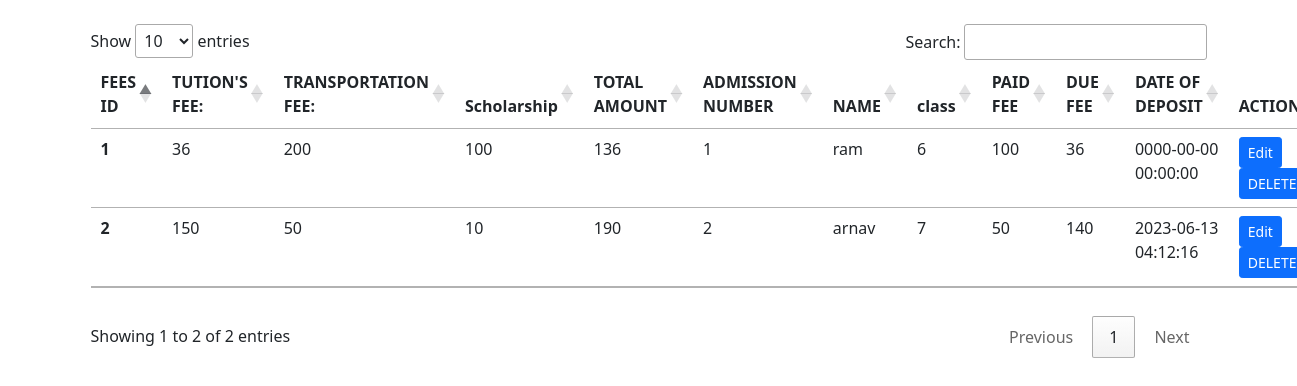
Screenshot of /updatefees.php with the database file from the repository.
### tables this page shows
CREATE TABLE IF NOT EXISTS `fees` (
  `transport_fees` int NOT NULL,
  `tution_fees` int NOT NULL,
  `total` int NOT NULL,
  `date_of_deposit` datetime NOT NULL,
  `paid_fee` int NOT NULL,
  `due_fee` int NOT NULL,
  `adm_no` int NOT NULL,
  `fees_id` int NOT NULL AUTO_INCREMENT,
  PRIMARY KEY (`fees_id`)
);

CREATE TABLE IF NOT EXISTS `scholarship` (
  `adm_no` int NOT NULL,
  `scholarship_amt` int NOT NULL,
  `scholarship_id` int NOT NULL AUTO_INCREMENT,
  `date` datetime NOT NULL,
  PRIMARY KEY (`scholarship_id`)
);

CREATE TABLE IF NOT EXISTS `students1` (
  `name` text NOT NULL,
  `parent_name` text NOT NULL,
  `dob` date NOT NULL,
  `roll_no` int NOT NULL,
  `adm_no` int NOT NULL AUTO_INCREMENT,
  `pincode` int NOT NULL,
  `locality` text NOT NULL,
  `age` int NOT NULL,
  `class` int NOT NULL,
  `phone_number` int NOT NULL,
  `bus_no` int NOT NULL,
  PRIMARY KEY (`adm_no`)
);

### updatefees.php (the view, shortened to what this page needs)
<?php
 include 'db_connect.php';
?>
<!doctype html>
<html lang="en">
  <head>
    <link rel="stylesheet" href="//cdn.datatables.net/1.11.5/css/jquery.dataTables.min.css">
    <link href="https://cdn.jsdelivr.net/npm/bootstrap@5.1.3/dist/css/bootstrap.min.css" rel="stylesheet">
  </head>
  <body>
      <div class="container my-4">
<table class="table my-4" id="myTable" >
  <thead>
    <tr>
      <th scope="col">FEES ID</th>
      <th scope="col">TUTION'S FEE:</th>
      <th scope="col">TRANSPORTATION FEE:</th>
      <th scope="col">Scholarship</th>
      <th scope="col">TOTAL AMOUNT</th>
      <th scope="col">ADMISSION NUMBER</th>
      <th scope="col">NAME</th>
      <th scope="col">class</th>
      <th scope="col">PAID FEE</th>
      <th scope="col">DUE FEE</th>
      <th scope="col">DATE OF DEPOSIT</th>
      <th>ACTIONS</th>
    </tr>
  </thead><tbody>
<?php
$sql1="SELECT *,scholarship_amt,name,class FROM fees,scholarship,students1 where fees.adm_no=scholarship.adm_no and fees.adm_no=students1.adm_no";
$result1=mysqli_query($conn,$sql1);
$rows1= mysqli_num_rows($result1);
  $Sno=0;
  while ($row1 = mysqli_fetch_assoc($result1))
{
  $Sno++;
    if($rows1>0){
     echo "<tr>
        <th >".$Sno."</th>
        <td>".$row1['tution_fees']."</td>
        <td>".$row1['transport_fees']."</td>
        <td>".$row1['scholarship_amt']."</td>
        <td>".$row1['total']-$row1['scholarship_amt']."</td>
        <td>".$row1['adm_no']."</td>
        <td>".$row1['name']."</td>
        <td>".$row1['class']."</td>
        <td>".$row1['paid_fee']."</td>
        <td>".$row1['total']-$row1['scholarship_amt']-$row1['paid_fee']."</td>
        <td>".$row1['date_of_deposit']."</td>
        </td>
        <td>  <button class='edit btn btn-sm btn-primary' id=".$row1['fees_id'].">
        Edit
      </button><button class='delete btn btn-sm btn-primary' id=d".$row1['fees_id'].">
        DELETE
      </button>
</td>
      </tr>";
    }}?></tbody></table>
</div>
  </body>
</html>

### rows the page displays
fees: tution_fees "36", transport_fees "200", scholarship.scholarship_amt "100", $row1['total']-$row1['scholarship_amt'] "136", students1.adm_no "1", students1.name "ram", students1.class "6", paid_fee "100", $row1['total']-$row1['scholarship_amt']-$row1['paid_fee'] "36", date_of_deposit "0000-00-00 00:00:00"
fees: tution_fees "150", transport_fees "50", scholarship.scholarship_amt "10", $row1['total']-$row1['scholarship_amt'] "190", students1.adm_no "2", students1.name "arnav", students1.class "7", paid_fee "50", $row1['total']-$row1['scholarship_amt']-$row1['paid_fee'] "140", date_of_deposit "2023-06-13 04:12:16"
